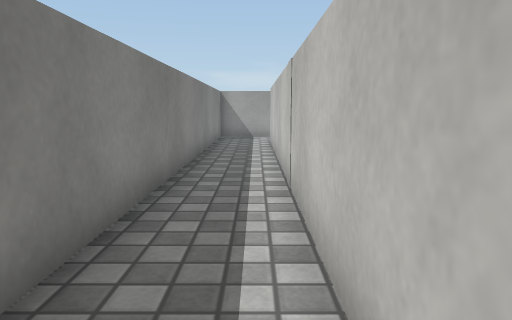
[1] (above)

22 first-person views from a walk through a scene from a Unity 3-D project. The camera is 0.64 m above the floor, tilts 8° down and sees 70° across. The floor is counted in squares, 0.5 m on a side. Each view is taken from the middle of a square. On the plan, view 1 faces up. The plan holds only what a view shows up to about 15 squares ahead; the rest is blank. Surface patterns are stand-ins for the level's own textures.

[2]
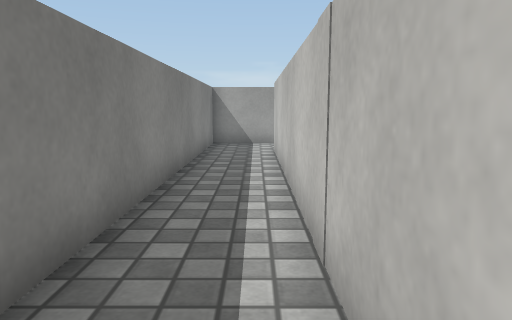

[3]
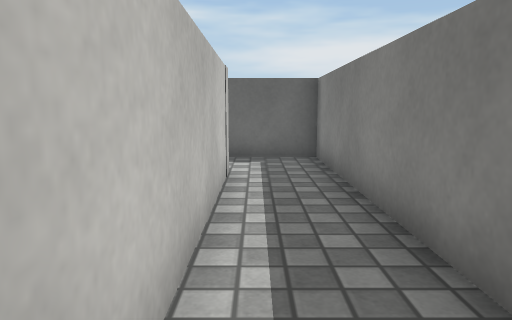

[4]
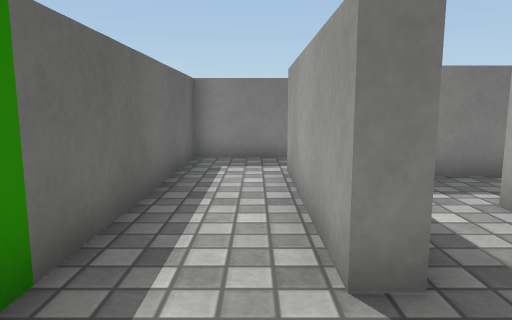

[5]
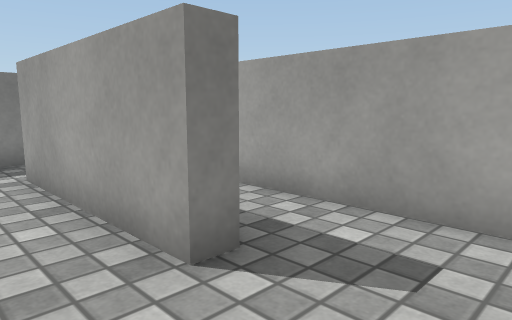

[6]
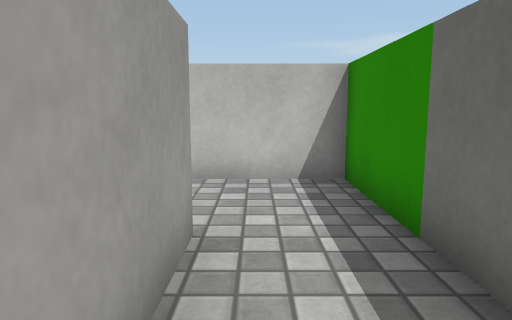

[7]
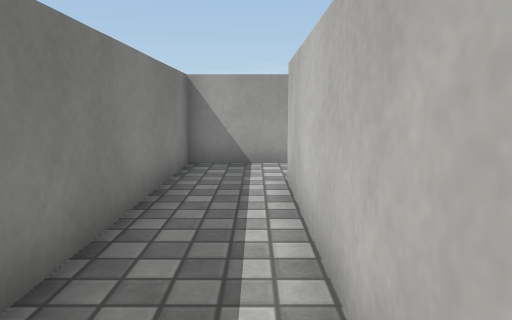

[8]
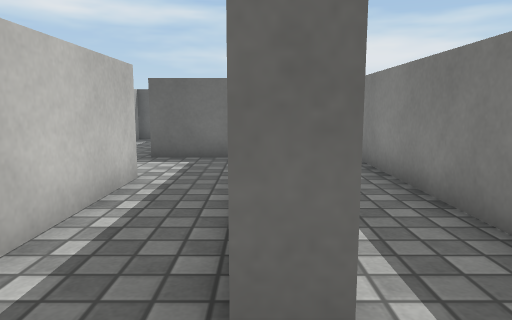

[9]
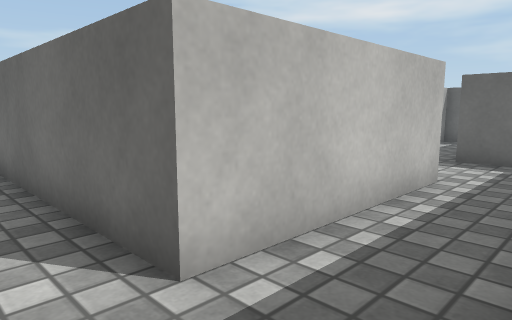

[10]
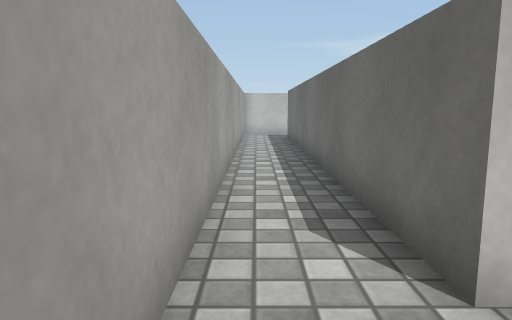

[11]
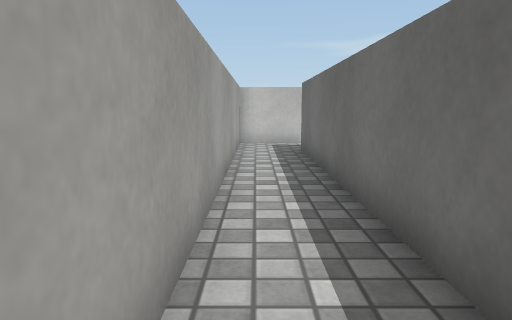

[12]
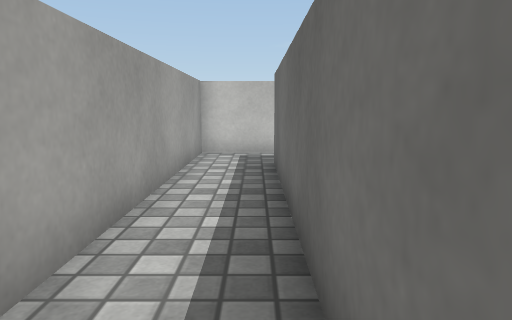

[13]
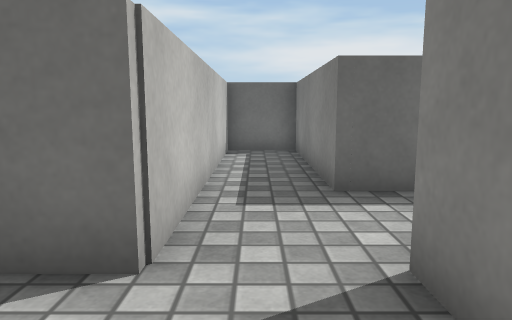

[14]
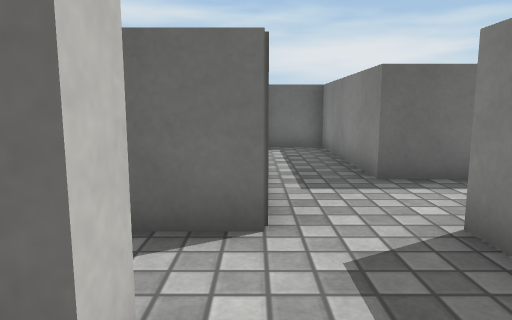

[15]
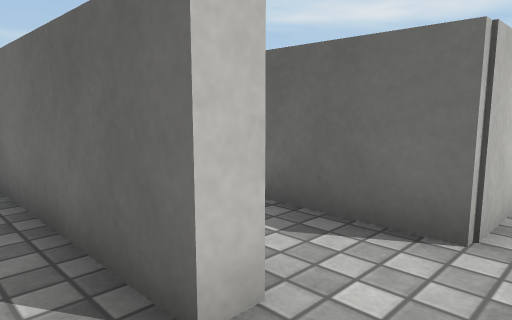

[16]
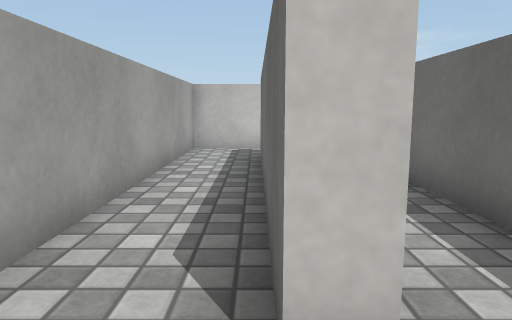

[17]
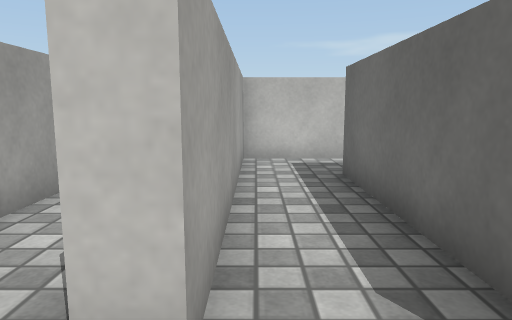

[18]
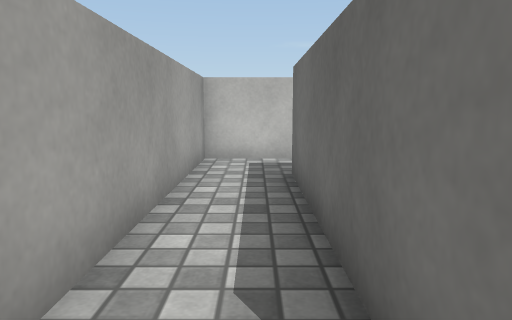

[19]
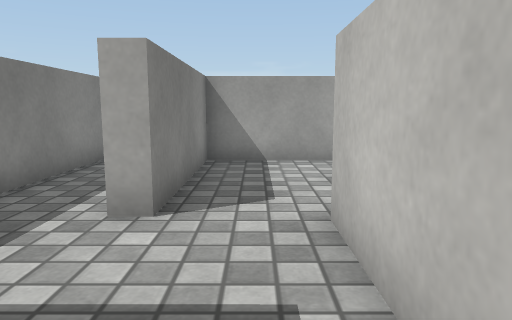

[20]
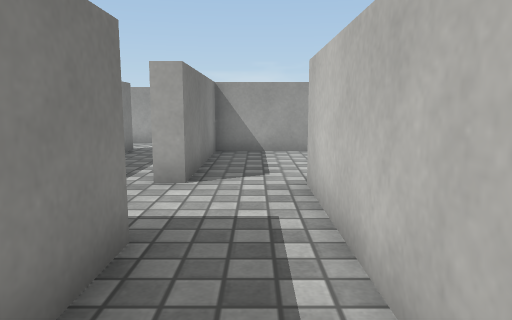

[21]
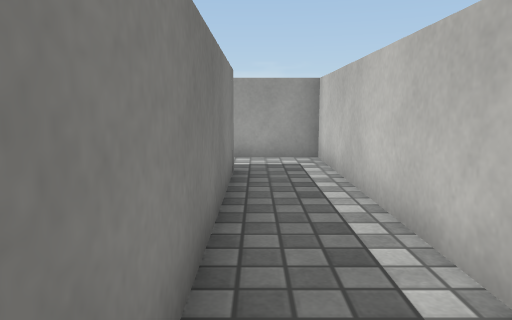

[22]
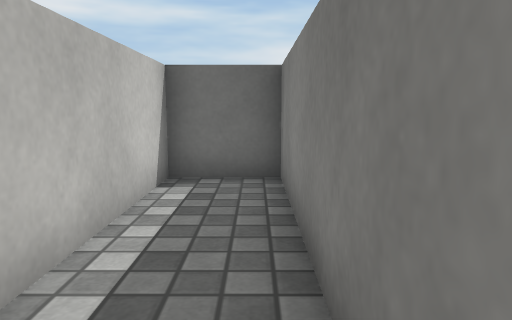

### Floor plan
Ten units are one square. View 1 is at (0, 0); x grows to the right and y downward. Boxes are objects, and circles mark ways between rooms. Rooms are numbered by the first view taken in them; rooms with no view inside come last. Other rooms are left out.
<svg viewBox="-21 -171 224 222">
<path fill="none" stroke="#000" d="M56 18 56 24 6 24 6 -146M74 -2 31 -2M4 -166 -16 -166 -16 46 86 46 86 18M175 -64 198 -64M32 -92 32 -146 175 -146 175 -61M6 -146 11 -146 11 -104M196 -61 196 -166 4 -166M66 -113 66 -119 140 -119M170 -118 170 -140 38 -140 38 -104M144 -86 144 -113 66 -113M59 -93 121 -93M38 -104 38 -92M38 -92 32 -92M16 -64 38 -64 38 -8 59 -8 59 -93"/>
<circle cx="10" cy="-155" r="3" fill="#2a7"/>
<circle cx="20" cy="-100" r="3" fill="#2a7"/>
<circle cx="55" cy="-115" r="3" fill="#2a7"/>
<circle cx="50" cy="-100" r="3" fill="#2a7"/>
<text x="0" y="-30">1</text>
<text x="120" y="-150">2</text>
<text x="110" y="-130">3</text>
<text x="110" y="-100">4</text>
<text x="40" y="-70">5</text>
</svg>
Room 1 opens to room 2. Room 2 opens to room 5. Room 3 opens to room 4. Room 4 opens to room 5.

Where each view was taken, in squares from view 1:
view 1: 0 up, 0 right, facing up
view 2: 3 up, 0 right, facing up
view 3: 5 up, 0 right, facing down
view 4: 3 down, 8 right, facing left
view 5: 4 down, 8 right, facing up-left
view 6: 3 down, 2 right, facing right
view 7: 8 up, 0 right, facing up
view 8: 16 up, 1 right, facing down
view 9: 16 up, 1 right, facing down-right
view 10: 16 up, 1 right, facing right
view 11: 16 up, 6 right, facing right
view 12: 15 up, 9 right, facing right
view 13: 12 up, 5 right, facing down
view 14: 13 up, 6 right, facing down
view 15: 13 up, 5 right, facing down-right
view 16: 12 up, 5 right, facing right
view 17: 11 up, 5 right, facing right
view 18: 10 up, 5 right, facing right
view 19: 5 up, 5 right, facing up
view 20: 3 up, 5 right, facing up
view 21: 7 up, 18 right, facing up
view 22: 13 up, 18 right, facing down
